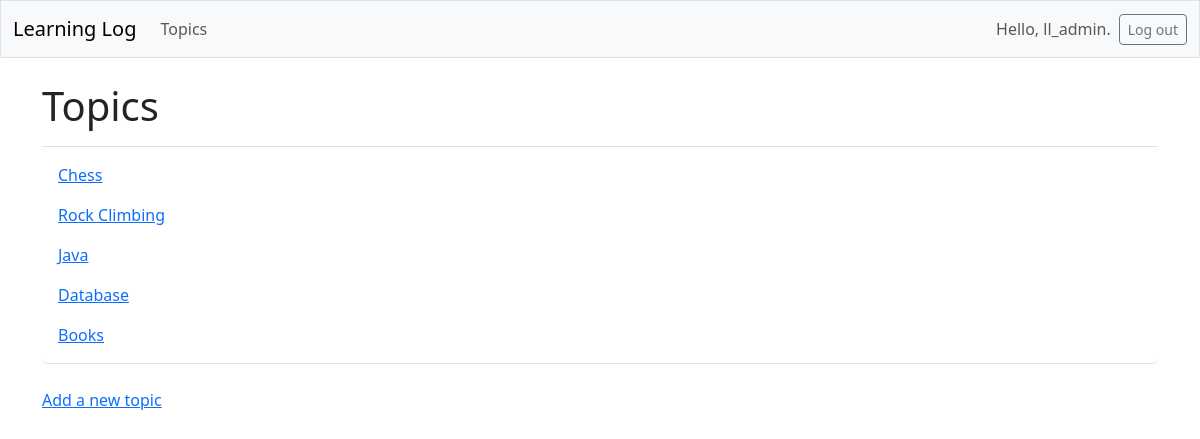
The app's page /topics/ (signed in), older data.
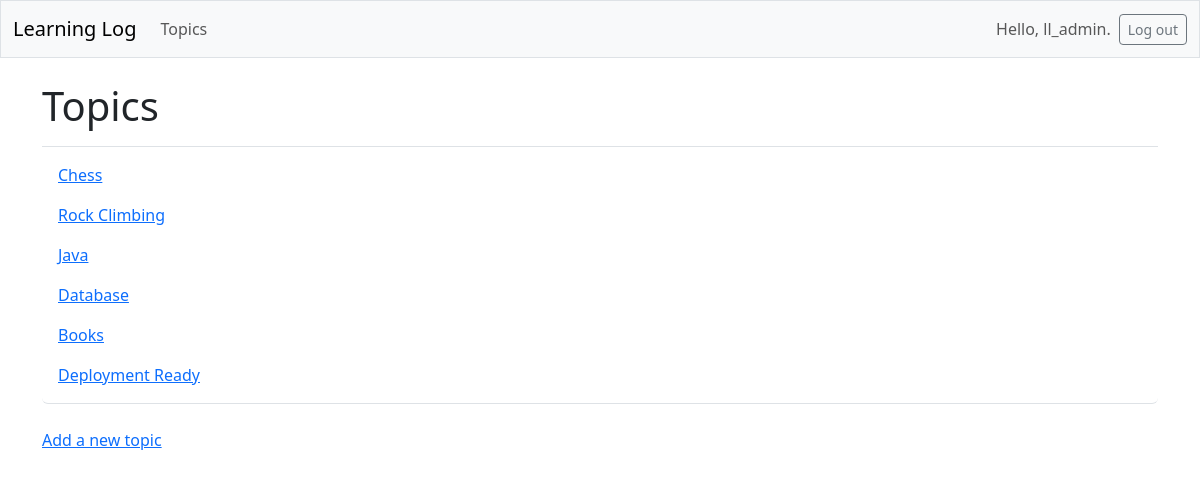
The same page, newer data.
### learning_logs/models.py (models this page shows, shortened)
class Topic(models.Model):
    text = models.CharField(max_length=200)
    date_added = models.DateTimeField(auto_now_add=True)
    owner = models.ForeignKey(User, on_delete=models.CASCADE)

### learning_logs/views.py (the view)
# urls.py: path("topics/", views.topics, name="topics"),
@login_required
def topics(request):
    topics = Topic.objects.filter(owner=request.user).order_by("date_added")
    context = {"topics": topics}
    return render(request, "learning_logs/topics.html", context)

### learning_logs/templates/learning_logs/topics.html
{% extends 'learning_logs/base.html' %}
{% block page_header %}
  <h1>Topics</h1>
{% endblock %}
{% block content %}
  <ul class="list-group border-bottom pb-2 mb-4">
    {% for topic in topics %}
      <li class="list-group-item border-0">
        <a href="{% url 'learning_logs:topic' topic.id %}">{{ topic.text }}</a>
      </li>
      {% empty %}
      <li class="list-group-item border-0">No topics have been added yet.</li>
    {% endfor %}
  </ul>
  <a href="{% url 'learning_logs:new_topic' %}">Add a new topic</a>
{% endblock %}

Row changes from the older to the newer data that the page shows:
added Topic: text "Deployment Ready"
